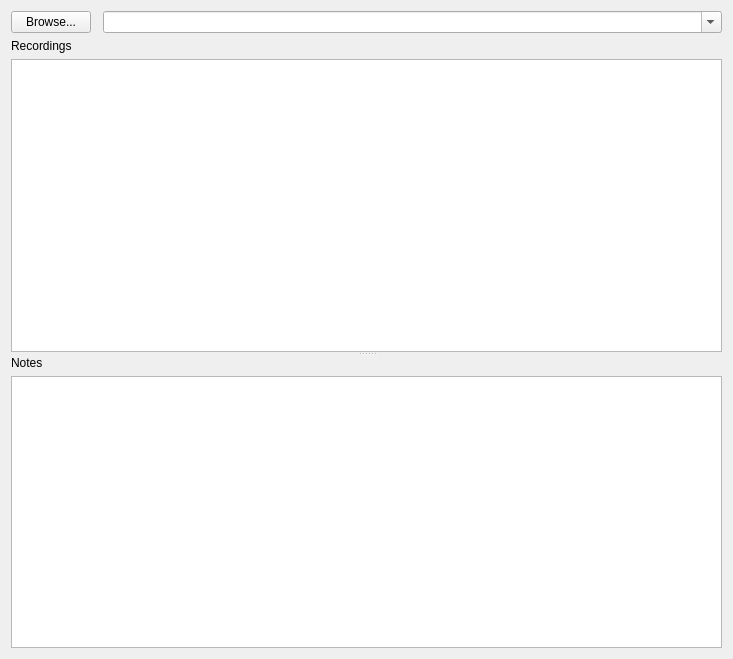
<ui version="4.0" >
 <class>BrowserWindow</class>
 <widget class="QDialog" name="BrowserWindow" >
  <property name="geometry" >
   <rect>
    <x>0</x>
    <y>0</y>
    <width>733</width>
    <height>659</height>
   </rect>
  </property>
  <property name="windowTitle" >
   <string>Browser</string>
  </property>
  <layout class="QVBoxLayout" name="verticalLayout_3" >
   <item>
    <widget class="QSplitter" name="splitter" >
     <property name="orientation" >
      <enum>Qt::Vertical</enum>
     </property>
     <widget class="QWidget" name="layoutWidget" >
      <layout class="QVBoxLayout" name="verticalLayout" >
       <item>
        <layout class="QHBoxLayout" >
         <property name="spacing" >
          <number>12</number>
         </property>
         <item>
          <widget class="QPushButton" name="browse_" >
           <property name="toolTip" >
            <string>Click to select a recording directory to load</string>
           </property>
           <property name="text" >
            <string>Browse...</string>
           </property>
           <property name="shortcut" >
            <string>Ctrl+L</string>
           </property>
           <property name="autoDefault" >
            <bool>false</bool>
           </property>
          </widget>
         </item>
         <item>
          <widget class="QComboBox" name="browseDir_" >
           <property name="sizePolicy" >
            <sizepolicy vsizetype="Fixed" hsizetype="Preferred" >
             <horstretch>1</horstretch>
             <verstretch>0</verstretch>
            </sizepolicy>
           </property>
           <property name="toolTip" >
            <string>List of previously-loaded directories</string>
           </property>
           <property name="editable" >
            <bool>true</bool>
           </property>
          </widget>
         </item>
        </layout>
       </item>
       <item>
        <widget class="QLabel" name="label_2" >
         <property name="text" >
          <string>Recordings</string>
         </property>
        </widget>
       </item>
       <item>
        <widget class="QTableView" name="recordings_" >
         <property name="sizePolicy" >
          <sizepolicy vsizetype="Expanding" hsizetype="Expanding" >
           <horstretch>0</horstretch>
           <verstretch>50</verstretch>
          </sizepolicy>
         </property>
         <property name="minimumSize" >
          <size>
           <width>300</width>
           <height>200</height>
          </size>
         </property>
         <property name="font" >
          <font>
           <pointsize>10</pointsize>
          </font>
         </property>
         <property name="showDropIndicator" stdset="0" >
          <bool>false</bool>
         </property>
         <property name="dragEnabled" >
          <bool>false</bool>
         </property>
         <property name="dragDropOverwriteMode" >
          <bool>false</bool>
         </property>
         <property name="alternatingRowColors" >
          <bool>true</bool>
         </property>
         <property name="selectionMode" >
          <enum>QAbstractItemView::SingleSelection</enum>
         </property>
         <property name="selectionBehavior" >
          <enum>QAbstractItemView::SelectRows</enum>
         </property>
         <property name="gridStyle" >
          <enum>Qt::SolidLine</enum>
         </property>
        </widget>
       </item>
      </layout>
     </widget>
     <widget class="QWidget" name="" >
      <layout class="QVBoxLayout" name="verticalLayout_2" >
       <item>
        <widget class="QLabel" name="label" >
         <property name="text" >
          <string>Notes</string>
         </property>
        </widget>
       </item>
       <item>
        <widget class="QTextEdit" name="notes_" >
         <property name="sizePolicy" >
          <sizepolicy vsizetype="Expanding" hsizetype="Expanding" >
           <horstretch>0</horstretch>
           <verstretch>0</verstretch>
          </sizepolicy>
         </property>
         <property name="font" >
          <font>
           <pointsize>10</pointsize>
          </font>
         </property>
        </widget>
       </item>
      </layout>
     </widget>
    </widget>
   </item>
  </layout>
 </widget>
 <resources>
  <include location="../guiIcons.qrc" />
 </resources>
 <connections/>
</ui>
